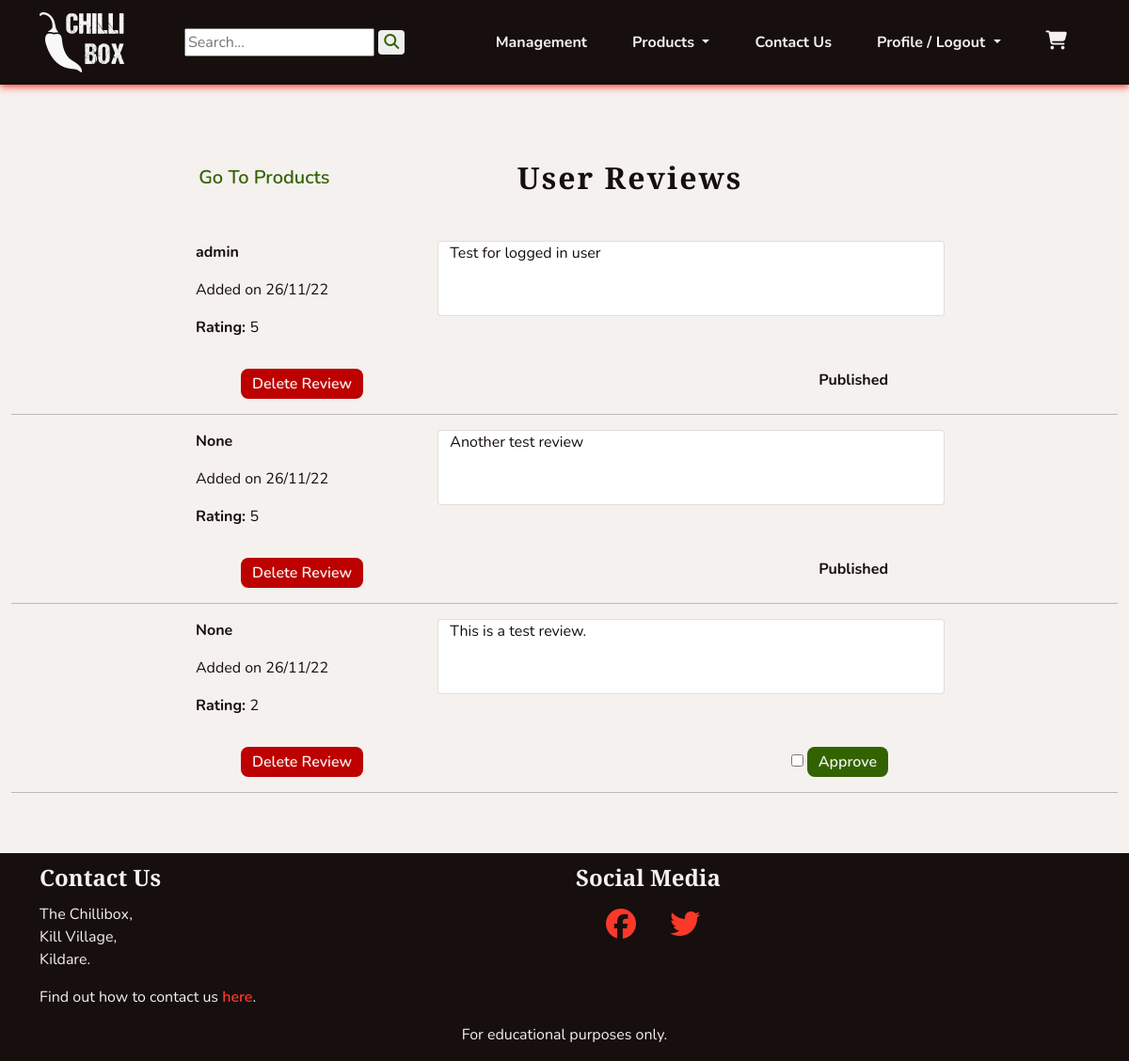
Before: /management/user_reviews/ (signed in) with the older database file.
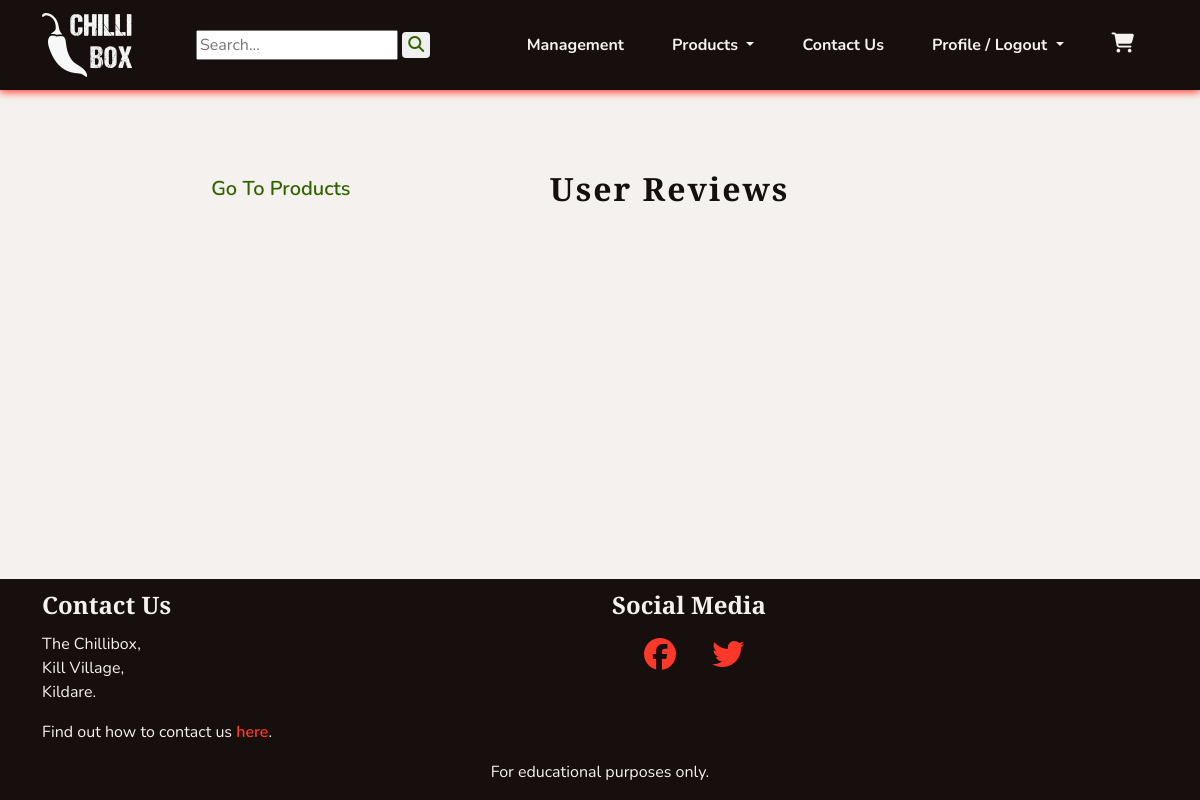
After: the same page with the newer database file.
### profiles/models.py (models this page shows, shortened)
class Reviews(models.Model):
    reviewer = models.ForeignKey(UserProfile, on_delete=models.SET_NULL,
                                 null=True, blank=True)
    product = models.ForeignKey(Product, on_delete=models.CASCADE,
                                related_name='reviews')
    content = models.TextField()
    rating = models.PositiveIntegerField()
    added_on = models.DateTimeField(auto_now_add=True)
    last_edited = models.DateField(auto_now=True)
    approved = models.BooleanField(default=False)

class UserProfile(models.Model):
    user = models.OneToOneField(User, on_delete=models.CASCADE)
    first_name = models.CharField(max_length=40, null=True, blank=True)
    last_name = models.CharField(max_length=80, null=True, blank=True)
    display_name = models.CharField(max_length=40, null=True, blank=True)
    phone_number = models.CharField(max_length=20, null=True, blank=True)
    street_address1 = models.CharField(max_length=80, null=True, blank=True)
    street_address2 = models.CharField(max_length=80, null=True, blank=True)
    town_or_city = models.CharField(max_length=40, null=True, blank=True)
    county = models.CharField(max_length=80, null=True, blank=True)
    country = CountryField(blank_label='Country', null=True, blank=True)
    postcode = models.CharField(max_length=20, null=True, blank=True)
    class Meta:
        verbose_name_plural = "User Profiles"
    def __str__(self):
        return self.display_name

### management/views.py (the view)
# urls.py: path('user_reviews/', views.ReviewDashboard.as_view(),
class ReviewDashboard(StaffRequiredMixin, View):
    def get(self, request):
        reviews = Reviews.objects.all().order_by('-added_on')
        template_name = 'management/user_reviews.html'
        context = {
            'reviews': reviews,
        }
        return render(request, template_name, context)

### cart/contexts.py (called while the page is built, shortened)
def cart_contents(request):
    cart_items = []
    total = 0
    product_count = 0
    cart = request.session.get('cart', {})
    if total < settings.FREE_DELIVERY_THRESHOLD:
        delivery = Decimal(settings.STANDARD_DELIVERY_COST)
        free_delivery_delta = settings.FREE_DELIVERY_THRESHOLD - total
    else:
        delivery = 0
        free_delivery_delta = 0
    grand_total = delivery + total
    context = {
        'cart_items': cart_items,
        'total': total,
        'product_count': product_count,
        'delivery': delivery,
        'free_delivery_delta': free_delivery_delta,
        'free_delivery_threshold': settings.FREE_DELIVERY_THRESHOLD,
        'grand_total': grand_total,
    }
    return context

### management/mixins.py (called while the page is built)
    def test_func(self):
        return self.request.user.is_staff

### management/templates/management/user_reviews.html (shortened to what this page needs)
{% extends 'base.html' %}
{% block content %}
<section class="col">
    <div class="d-flex justify-content-evenly align-items-center">
        <div>
            <a class="chilli-link big" href="{% url 'management:dashboard' %}">Go To Products</a>
        </div>
        <div>
            <h1 class="headings">User Reviews</h1>
        </div>
    </div>
    <div>
        {% for review in reviews %}
        <div class="col-8 mx-auto my-3">
            <div class="row">
                <div class="col-sm-4">
                    <p><strong>{{ review.reviewer }}</strong></p>
                    <p>Added on {{ review.added_on|date:'d/m/y' }}</p>
                </div>
                <div class="card col-sm-8">
                    {{ review.content }}
                </div>
                <div>
                    <p><strong>Rating: </strong>{{ review.rating }}</p>
                </div>
            </div>
            <div class="d-flex flex-row justify-content-between my-3 mx-5">
                <a class="chilli-btn chilli-dngr" href="{% url 'management:remove_review' review.pk %}">Delete Review</a>
                {% if review.approved %}
                <span><strong>Published</strong></span>
                {% else %}
                <form action="{% url 'management:approve_review' review.pk %}" method="POST">
                    <input type="checkbox">
                    <button type="submit" class="chilli-btn chilli-go">Approve</button>
                </form>
                {% endif %}
            </div>
        </div>
        <hr>
        {% endfor %}
    </div>
</section>
{% endblock %}

### templates/base.html (shortened to what this page needs)
{% load static %}
<!DOCTYPE html>
<html lang="en">
    <head>
        <link href="https://cdn.jsdelivr.net/npm/bootstrap@5.1.3/dist/css/bootstrap.min.css" rel="stylesheet">
        <link rel="stylesheet" href="{% static 'css/style.css' %}">
    </head>
    <body class="d-flex flex-column h-100">
        {% include 'includes/header.html' %}
        <main class="container-fluid my-5">
            {% block content %}
            {% endblock content %}
        </main>
        {% include 'includes/footer.html' %}
    </body>
</html>

### templates/includes/header.html (shortened to what this page needs)
{% load static %}
<header>
    <nav id="navbar" class="navbar navbar-expand-lg">
        <div class="container-sm d-flex justify-content-between">
            <a class="navbar-brand" href="{% url 'home:index' %}" aria-label="Go to home page"><img width="90"
                    height="64" src="{% static 'images/chilli-logo-white.png' %}" alt="The Chillibox Logo"></a>
            <form class="ms-md-5" action="{% url 'products:search_results' %}" method="GET">
                <input name="q" type="text" placeholder="Search...">
                <button type="submit" class="chilli-link rounded"><i class="fa-solid fa-magnifying-glass"></i></button>
            </form>
            <div class="collapse navbar-collapse" id="navbarSupportedContent">
                <ul class="navbar-nav ms-auto mb-2 mb-lg-0">
                    {% if user.is_staff %}
                    <li class="nav-item">
                        <a class="navbar-links" href="{% url 'management:dashboard' %}">Management</a>
                    </li>
                    {% else %}
                    <li class="nav-item">
                        <a class="navbar-links" href="{% url 'home:index' %}">Home</a>
                    </li>
                    {% endif %}
                    <li class="nav-item dropdown">
                        <a class="navbar-links dropdown-toggle" href="#" role="button" data-bs-toggle="dropdown"
                            aria-expanded="false">
                            Products
                        </a>
                    </li>
                    <li class="nav-item">
                        <a class="navbar-links" href="{% url 'home:contact' %}">Contact Us</a>
                    </li>
                    {% if user.is_authenticated %}
                    <li class="nav-item dropdown">
                        <a class="navbar-links dropdown-toggle" href="#" role="button" data-bs-toggle="dropdown"
                            aria-expanded="false">
                            Profile / Logout
                        </a>
                    </li>
                    {% endif %}
                </ul>
                <a class="navbar-links" data-bs-toggle="offcanvas" href="#theCart" role="button"
                    aria-controls="offcanvasExample">
                    <i class="fa-solid fa-cart-shopping big">
                    </i>
                </a>
            </div>
        </div>
    </nav>
</header>

### cart/templates/cart/cart_canvas.html (shortened to what this page needs)
{% load static %}

### templates/includes/footer.html
<footer class="footer mt-auto">
    <div class="container-md">
        <div class="row">
            <div class="col-md-6">
                <h2 class="footer-headings">Contact Us</h2>
                <p>
                    The Chillibox,<br>
                    Kill Village,<br>
                    Kildare.
                </p>
                <p>
                    Find out how to contact us <a class="chilli-link-alt" href="{% url 'home:contact' %}">here</a>.
                </p>
            </div>
            <div class="col-md-6">
                <h2 class="footer-headings">Social Media</h2>
                <a class="chilli-link-alt footer-socials" href="https://facebook.com" target="_blank" rel="noopener"
                    aria-label="Find us on Facebook (opens in new tab)"><i class="fa-brands fa-facebook"></i></a>
                <a class="chilli-link-alt footer-socials" href="https://twitter.com" target="_blank" rel="noopener"
                    aria-label="Find us on Twitter (opens in new tab)"><i class="fa-brands fa-twitter"></i></a>
            </div>
        </div>
        <div class="row text-center">
            <p>For educational purposes only.</p>
        </div>
    </div>
</footer>

### static/css/style.css (style rules this page uses)
:root { --site-white: #f5f1ee; --site-black: #160f0e; --site-grey: #6b6363; --site-red: #fc382a; --site-dark-red:#bd0000; --site-green: #568729; --site-dark-green: #326300; --site-text-bg: rgba(49, 99, 0, 0.2); --site-car-bg: rgba(245, 241, 238, 0.61); }
html { height: 100%; }
section { max-width: 2550px; }
body { font-family: "Nunito", sans-serif; color: var(--site-black); font-size: 1rem; background: var(--site-white); }
h1, h2, h3, h4 { font-family: "Merriweather Sans", "Nunito", sans-serif; font-weight: 900; margin-top: 0.5em; margin-bottom: 0.5em; }
.headings { font-size: 2rem; letter-spacing: 2px; margin: 1em 0; }
.big { font-size: 1.25rem; }
button { border: none; }
ul { padding: 0; }
li { list-style: none; }
a { text-decoration: none; }
.navbar-links { cursor: pointer; display: inline-block; padding: 0.25rem 0.5rem; color: var(--site-white); font-weight: 700; margin: 1em; transition: all 0.8s linear; }
.chilli-link { font-weight: 600; color: var(--site-dark-green); transition: all 0.2s linear; }
.chilli-link-alt { font-weight: 600; color: var(--site-red); transition: all 0.2s linear; }
#navbar { background-color: var(--site-black); color: var(--site-white); box-shadow: 0 2px 8px 0 var(--site-red); }
footer { background-color: var(--site-black); color: var(--site-white); }
.footer-headings { font-size: 1.5em; }
.footer-socials { font-size: 2em; padding-left: 1em; }

Changed rows visible on the page:
removed Reviews: reviewer "admin", added_on "26/11/22", content "Test for logged in user", rating "5", approved "Published"
removed Reviews: reviewer "None", added_on "26/11/22", content "Another test review", rating "5", approved "Published"
removed Reviews: reviewer "None", added_on "26/11/22", content "This is a test review.", rating "2"
